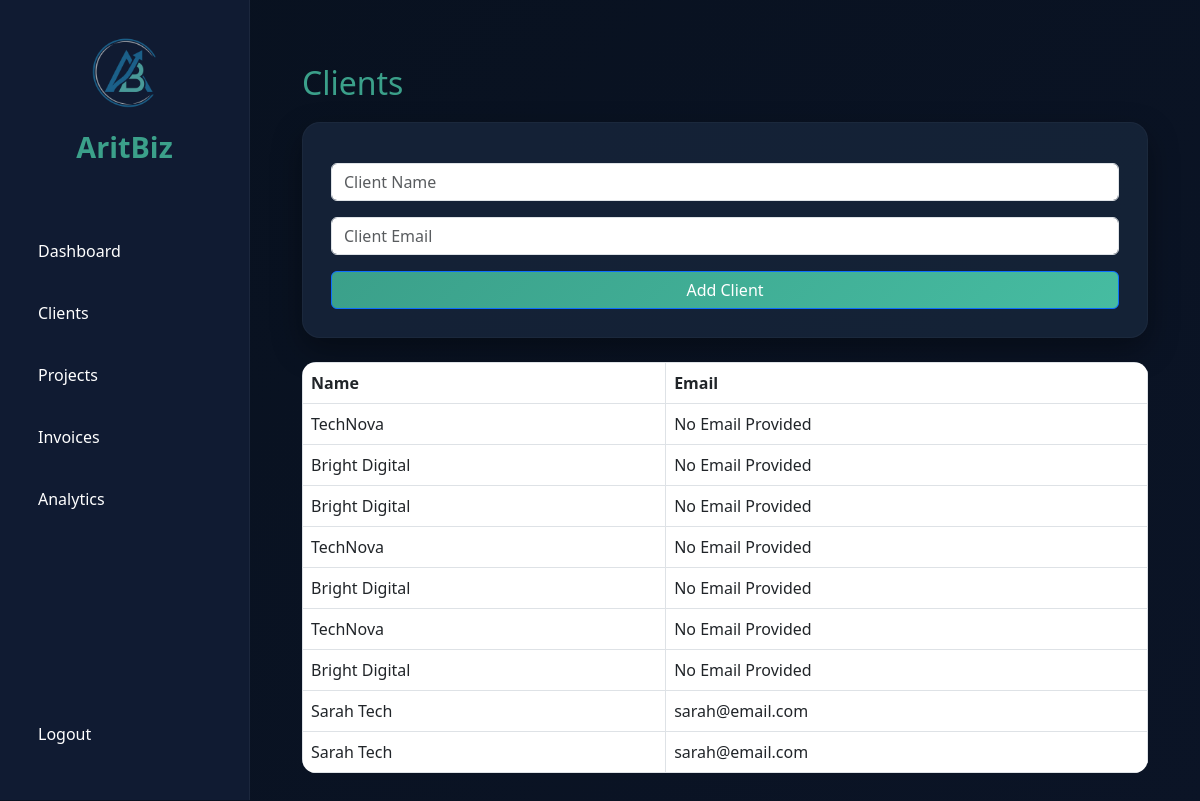
Screenshot of /clients (signed in) with the database file from the repository.
### tables this page shows
CREATE TABLE clients (
id INTEGER PRIMARY KEY AUTOINCREMENT,
name TEXT NOT NULL
, email TEXT);

### app.py (the view, shortened to what this page needs)
@app.route("/clients", methods=["GET", "POST"])
@login_required
def clients():
    clients = db.execute("SELECT * FROM clients")
    return render_template("clients.html", clients=clients)

### app.py (called while the page is built)
def login_required(f):
    @wraps(f)
    def decorated_function(*args, **kwargs):
        if session.get("user_id") is None:
            return redirect("/login")
        return f(*args, **kwargs)
    return decorated_function

### templates/clients.html
{% extends "layout.html" %} {% block body %}
<div class="container mt-4">
  <h2>Clients</h2>
  <form action="/clients" method="post" class="mb-4">
    <div class="mb-3">
      <input
        type="text"
        name="name"
        class="form-control"
        placeholder="Client Name"
        required
      />
    </div>
    <div class="mb-3">
      <input
        type="email"
        name="email"
        class="form-control"
        placeholder="Client Email"
      />
    </div>
    <button class="btn btn-primary" type="submit">Add Client</button>
  </form>
  <table class="table table-bordered">
    <thead>
      <tr>
        <th>Name</th>
        <th>Email</th>
      </tr>
    </thead>
    <tbody>
      {% for client in clients %}
      <tr>
        <td>{{ client.name }}</td>
        <td>{{ client.email if client.email else 'No Email Provided' }}</td>
      </tr>
      {% endfor %}
    </tbody>
  </table>
</div>
{% endblock %}

### static/styles.css (style rules this page uses)
:root { --sidebar-bg: #111d33; --main-bg: #0b1426; --brand-teal: #3ba08a; --text-gray: #9ca3af; --card-bg: #162338; }
* { margin: 0; padding: 0; box-sizing: border-box; }
body { background: linear-gradient(135deg, #08111f, #0b1426); color: white; font-family: "Segoe UI", Arial, sans-serif; }
.card, form, .dashboard-box { background: rgba(22, 35, 56, 0.95); padding: 28px; border-radius: 18px; margin-bottom: 25px; box-shadow: 0 12px 30px rgba(0, 0, 0, 0.35); border: 1px solid rgba(255, 255, 255, 0.03); }
h1, h2, h3 { color: var(--brand-teal); margin-bottom: 20px; }
input, select { width: 100%; padding: 14px; margin: 12px 0; border: none; border-radius: 10px; background: #1e293b; color: white; font-size: 1rem; }
button, .btn-auth { width: 100%; padding: 15px; background: linear-gradient(135deg, #3ba08a, #46bca1); border: none; border-radius: 12px; color: white; font-weight: bold; cursor: pointer; transition: all 0.3s ease; }
table { width: 100%; border-collapse: collapse; margin-top: 20px; background: var(--card-bg); border-radius: 14px; overflow: hidden; }
th, td { padding: 16px; text-align: left; }
th { background: #1e293b; color: var(--brand-teal); }
tr:nth-child(even) { background: rgba(255, 255, 255, 0.03); }

### rows the page displays
clients: name "TechNova", email "No Email Provided"
clients: name "Bright Digital", email "No Email Provided"
clients: name "Bright Digital", email "No Email Provided"
clients: name "TechNova", email "No Email Provided"
clients: name "Bright Digital", email "No Email Provided"
clients: name "TechNova", email "No Email Provided"
clients: name "Bright Digital", email "No Email Provided"
clients: name "Sarah Tech", email "sarah@email.com"
clients: name "Sarah Tech", email "sarah@email.com"
